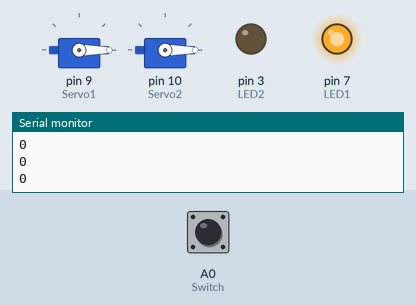
Bench run of a sketch on a simulated Arduino Uno, built with avr-gcc and run on an emulated ATmega328P. Parts: 2 × servo, output pins drawn as LEDs (lit = HIGH), the last lines printed to the serial monitor. Inputs (shaded band) come from the test bench; at power-on: A0 (Switch) LOW. Pins used as bus, display or sensor lines are not drawn.

Above: at 1.2 s.
1.3 s: A0 (Switch) pulled HIGH for 0.25 s
At 1.5 s:
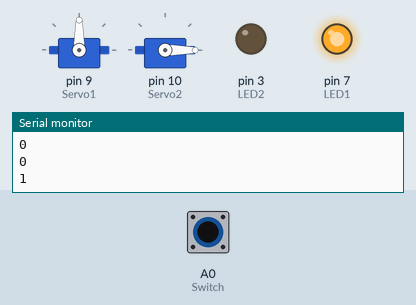
3.3 s: A0 (Switch) pulled HIGH for 1 s
At 4.0 s:
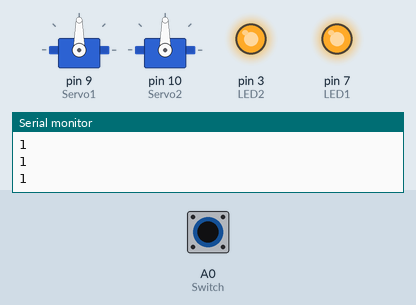
5.9 s: A0 (Switch) pulled HIGH for 3.2 s
At 9.31 s:
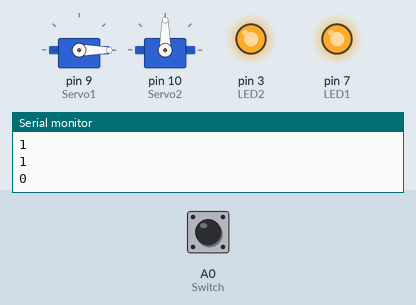
Timing chart, 0 to 10.9 s (numbered marks = the images above; inputs shaded):
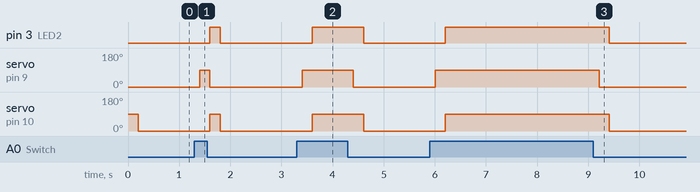

The sketch:

Arduino-Schloss.ino
```cpp
#include <Servo.h>


//Switch Input
int Switch = A0;
int Switchsatus = 0;
//servo configure
Servo Servo1;
Servo Servo2;

//aditional power
#define ANALOG_IN_PIN A0
#define VCC2 5
#define GND2 2

//Lights
int LED1 = 7;
int LED2 = 3;


void setup(){

    Servo1.write(90);
    Servo2.write(90);


    //servo
    Servo1.attach(9);
    Servo2.attach(10);

    // Setup Serial Monitor
    Serial.begin(9600);


    //LED'S
    pinMode(LED1, OUTPUT);
    pinMode(LED2, OUTPUT);
    digitalWrite(LED1, HIGH);
    digitalWrite(LED2, LOW);


    //Add aditional 5V and Gound Pins
    pinMode(VCC2, OUTPUT);
    digitalWrite(VCC2, HIGH);

    pinMode(GND2,OUTPUT);
    digitalWrite(GND2,LOW);


}

void loop(){
    Switchsatus = digitalRead(Switch);
    Serial.println(Switchsatus);
    if (Switchsatus == HIGH){
        Servo1.write(90);
        delay(200);
        Servo2.write(90);
        digitalWrite(LED2, HIGH);
    }
    else{
        Servo1.write(0);
        delay(200);
        Servo2.write(0);
        digitalWrite(LED2, LOW);
    }
}
```

Measured:
- after the input at 1.3 s, pin 3 (LED2): LOW → HIGH after 0.30 s, → LOW 0.20 s later; servo on pin 9 (Servo1): 0° → 90° after 0.10 s, → 0° 0.20 s later; servo on pin 10 (Servo2): 0° → 90° after 0.30 s, → 0° 0.20 s later
- after the input at 3.3 s, pin 3 (LED2): LOW → HIGH after 0.30 s, → LOW 1.0 s later; servo on pin 9 (Servo1): 0° → 90° after 0.10 s, → 0° 1.0 s later; servo on pin 10 (Servo2): 0° → 90° after 0.30 s, → 0° 1.0 s later
- after the input at 5.9 s, pin 3 (LED2): LOW → HIGH after 0.31 s, → LOW 3.2 s later; servo on pin 9 (Servo1): 0° → 90° after 0.11 s, → 0° 3.2 s later; servo on pin 10 (Servo2): 0° → 90° after 0.31 s, → 0° 3.2 s later
